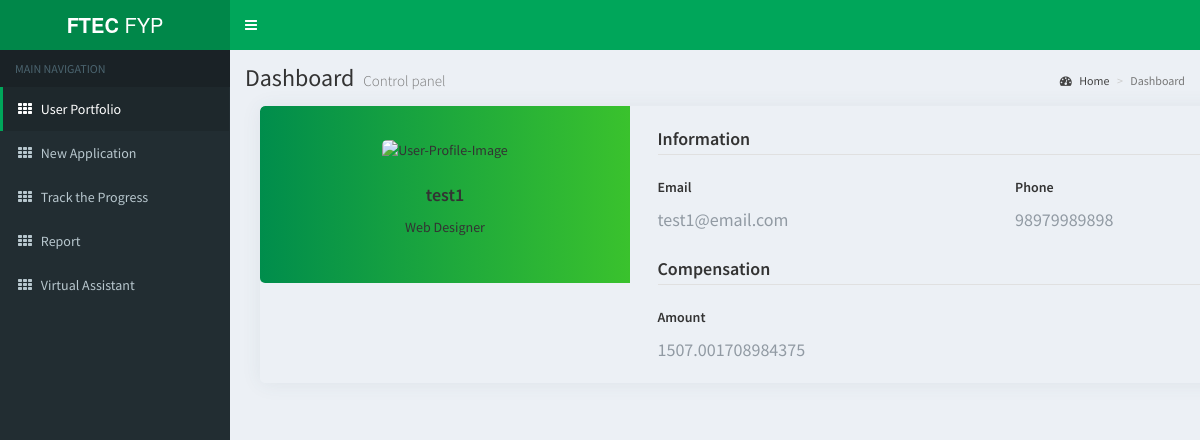
The app's page /user (signed in), older data.
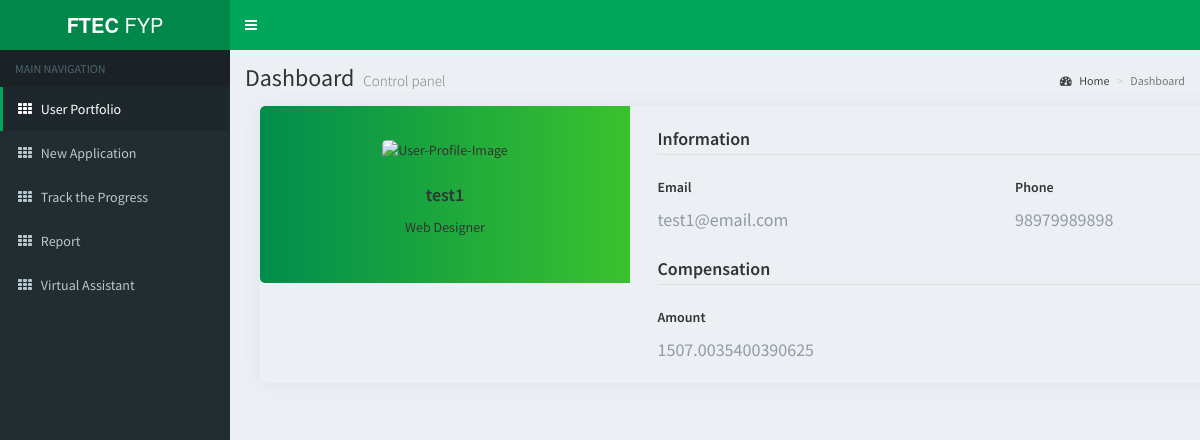
The same page, newer data.
### models.py (models this page shows)
class User(UserMixin, db.Model):
    __tablename__ = "users"
    id = db.Column(
        db.Integer, primary_key=True
    )  # primary keys are required by SQLAlchemy
    email = db.Column(db.String(100), unique=True)
    password = db.Column(db.String(100))
    name = db.Column(db.String(1000))
    result = db.Column(db.Float(32))

### main.py (the view)
@main.route("/user")
@login_required
def profile():
    return render_template(
        "profile.html",
        name=current_user.name,
        email=current_user.email,
        result=current_user.result,
    )

### __init__.py (called while the page is built)
def create_app():
    app = Flask(__name__)
    app.config["SECRET_KEY"] = "dev"
    app.config["SQLALCHEMY_DATABASE_URI"] = "sqlite:///site.db"
    db.init_app(app)
    @app.before_first_request
    def create_tables():
        db.create_all()
    login_manager = LoginManager()
    login_manager.login_view = "auth.login"
    login_manager.init_app(app)
    from .models import User
    @login_manager.user_loader
    def load_user(user_id):
        return User.query.get(int(user_id))
    from .auth import auth as auth_blueprint
    app.register_blueprint(auth_blueprint)
    from .main import main as main_blueprint
    app.register_blueprint(main_blueprint)
    return app

### templates/profile.html (shortened to what this page needs)
<!DOCTYPE html>
<html>
<head>
    <link href="static/bootstrap/css/bootstrap.min.css" rel="stylesheet" type="text/css" />
    <link href="https://maxcdn.bootstrapcdn.com/font-awesome/4.3.0/css/font-awesome.min.css" rel="stylesheet"
        type="text/css" />
    <link href="http://code.ionicframework.com/ionicons/2.0.0/css/ionicons.min.css" rel="stylesheet" type="text/css" />
    <link href="static/dist/css/AdminLTE.min.css" rel="stylesheet" type="text/css" />
    <link href="static/dist/css/skins/_all-skins.min.css" rel="stylesheet" type="text/css" />
</head>
<body class="skin-green">
    <div class="wrapper">
        <header class="main-header">
            <a href="/" class="logo"><b>FTEC</b> FYP</a>
            <nav class="navbar navbar-static-top" role="navigation">
                <a href="#" class="sidebar-toggle" data-toggle="offcanvas" role="button">
                </a>
            </nav>
        </header>
        <aside class="main-sidebar">
            <section class="sidebar">
                <ul class="sidebar-menu">
                    <li class="header">MAIN NAVIGATION</li>
                    <li class="active">
                        <a href="/user">
                            <i class="fa fa-th"></i> <span>User Portfolio</span>
                        </a>
                    </li>
                    <li>
                        <a href="/newapplication">
                            <i class="fa fa-th"></i> <span>New Application</span>
                        </a>
                    </li>
                    <li>
                        <a href="/trackprogress">
                            <i class="fa fa-th"></i> <span>Track the Progress</span>
                        </a>
                    </li>
                    <li>
                        <a href="/report">
                            <i class="fa fa-th"></i> <span>Report</span>
                        </a>
                    </li>
                    <li>
                        <a href="/virtualassit">
                            <i class="fa fa-th"></i> <span>Virtual Assistant</span>
                        </a>
                    </li>
                </ul>
            </section>
        </aside>
        <div class="content-wrapper">
            <section class="content-header">
                <h1>
                    Dashboard
                    <small>Control panel</small>
                </h1>
                <ol class="breadcrumb">
                    <li><a href="/"><i class="fa fa-dashboard"></i> Home</a></li>
                    <li class="active">Dashboard</li>
                </ol>
            </section>
            <section class="content">
                <div class="page-content page-container" id="page-content">
                    <div class="padding">
                        <div class="row container d-flex justify-content-center">
                            <div class="col-xl-6 col-md-12">
                                <div class="card user-card-full">
                                    <div class="row m-l-0 m-r-0">
                                        <div class="col-sm-4 bg-c-lite-green user-profile">
                                            <div class="card-block text-center text-white">
                                                <div class="m-b-25"> <img src="https://img.icons8.com/bubbles/100/000000/user.png"
                                                        class="img-radius" alt="User-Profile-Image"> </div>
                                                <h6 class="f-w-600">{{name}}</h6>
                                                <p>Web Designer</p>
                                            </div>
                                        </div>
                                        <div class="col-sm-8">
                                            <div class="card-block">
                                                <h6 class="m-b-20 p-b-5 b-b-default f-w-600">Information</h6>
                                                <div class="row">
                                                    <div class="col-sm-6">
                                                        <p class="m-b-10 f-w-600">Email</p>
                                                        <h6 class="text-muted f-w-400">{{email}}</h6>
                                                    </div>
                                                    <div class="col-sm-6">
                                                        <p class="m-b-10 f-w-600">Phone</p>
                                                        <h6 class="text-muted f-w-400">98979989898</h6>
                                                    </div>
                                                </div>
                                                <h6 class="m-b-20 m-t-40 p-b-5 b-b-default f-w-600">Compensation</h6>
                                                <div class="row">
                                                    <div class="col-sm-6">
                                                        <p class="m-b-10 f-w-600">Amount</p>
                                                        <h6 class="text-muted f-w-400">{{result}}</h6>
                                                    </div>
                                                </div>
                                            </div>
                                        </div>
                                    </div>
                                </div>
                            </div>
                        </div>
                    </div>
                </div>
            </section>
        </div>
    </div>
</body>
</html>

### templates/profile.html (style rules this page uses)
body { background-color: #f9f9fa }
.padding { padding: 0rem !important; }
.user-card-full { overflow: hidden }
.card { border-radius: 5px; -webkit-box-shadow: 0 1px 20px 0 rgba(69, 90, 100, 0.08); box-shadow: 0 1px 20px 0 rgba(69, 90, 100, 0.08); border: none; margin-bottom: 30px }
.m-r-0 { margin-right: 0px }
.m-l-0 { margin-left: 0px }
.user-card-full .user-profile { border-radius: 5px 0 0 5px }
.bg-c-lite-green { background: -webkit-gradient(linear, left top, right top, from(#6ff263), to(#a1ee5a)); background: linear-gradient(to right, #008d4c, #3ac22d) }
.user-profile { padding: 20px 0 }
.card-block { padding: 1.25rem }
.m-b-25 { margin-bottom: 25px }
.img-radius { border-radius: 5px }
h6 { font-size: 18px }
.card .card-block p { line-height: 25px }
.b-b-default { border-bottom: 1px solid #e0e0e0 }
.m-b-20 { margin-bottom: 20px }
.p-b-5 { padding-bottom: 5px !important }
.m-b-10 { margin-bottom: 10px }
.text-muted { color: #919aa3 !important }
.f-w-600 { font-weight: 600 }
.m-t-40 { margin-top: 20px }

Row changes from the older to the newer data that the page shows:
changed User "test1": result "1507.001708984375" → "1507.0035400390625"
